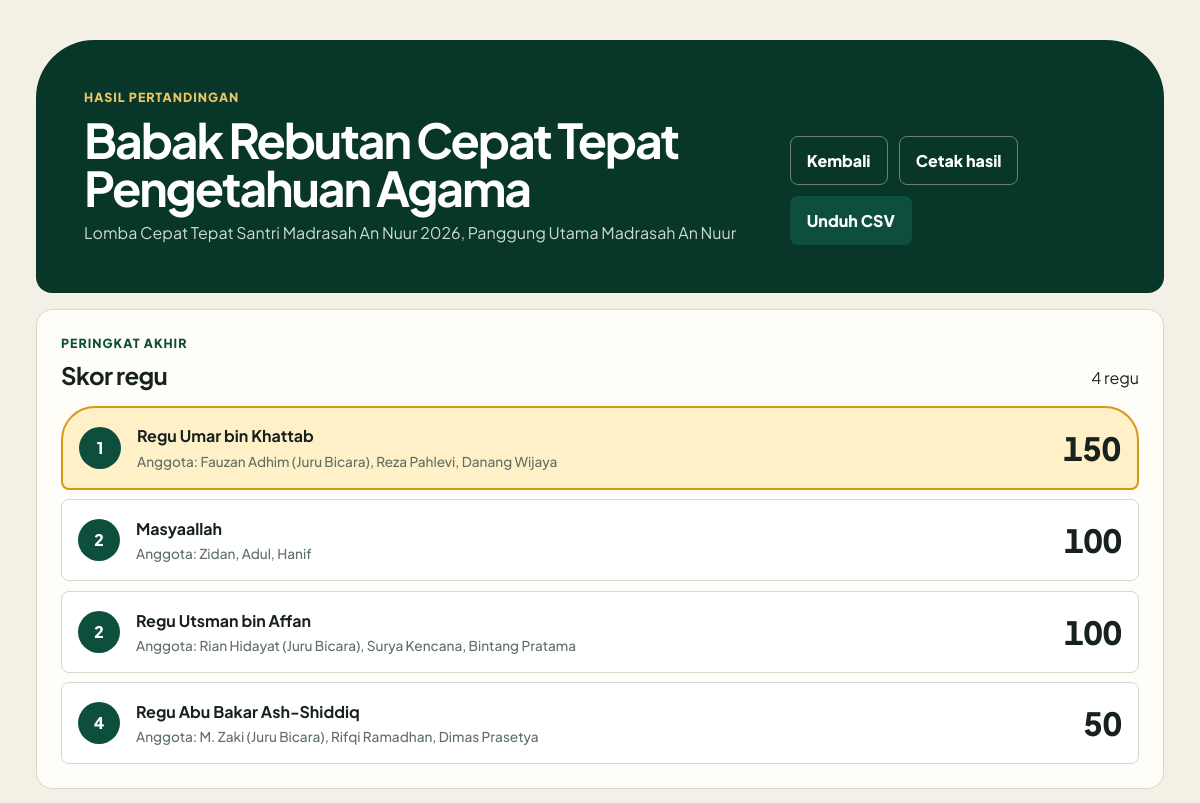
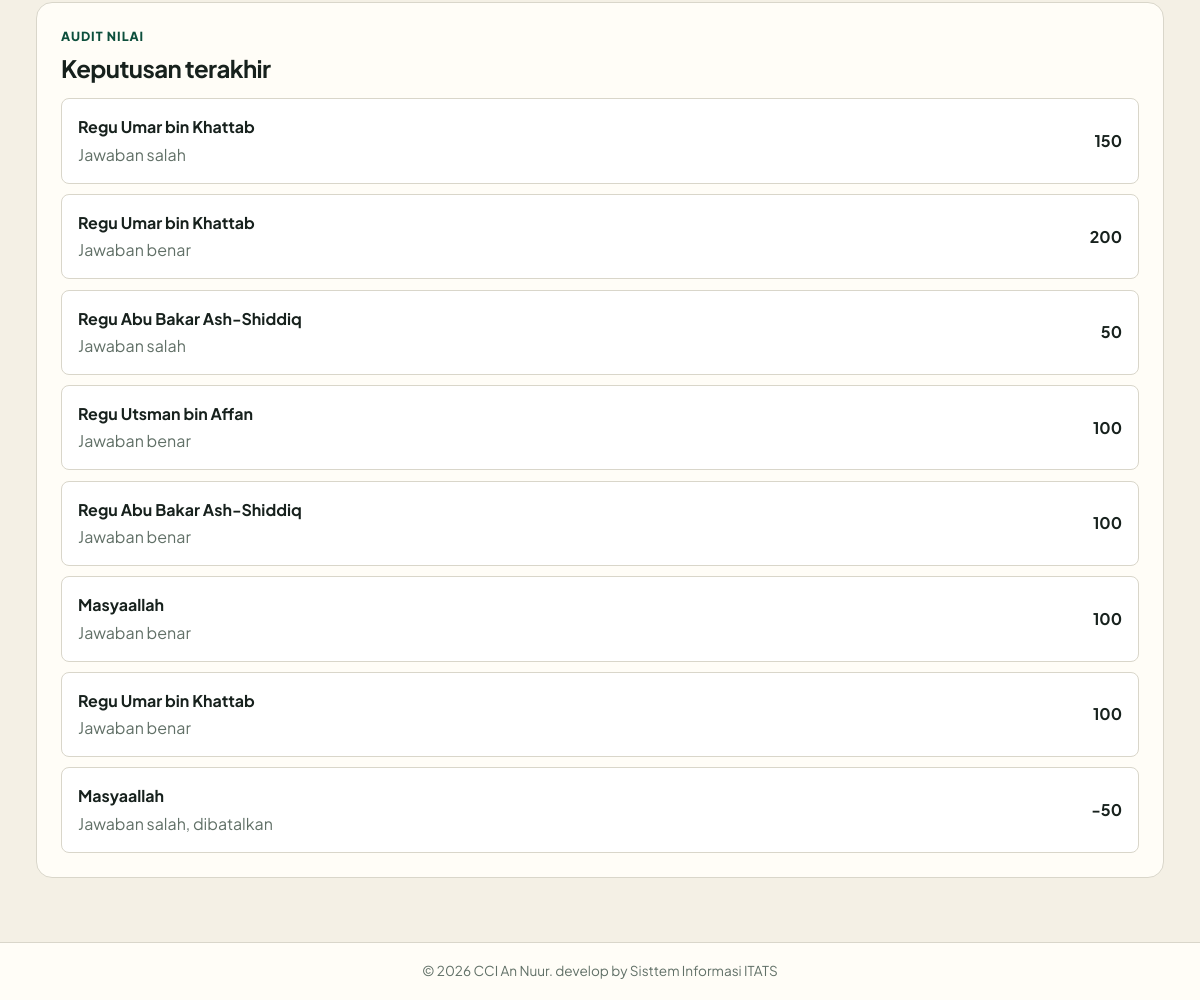
The page /results.php?match_id=8 on the database as committed earlier (2 pictures, top to bottom).
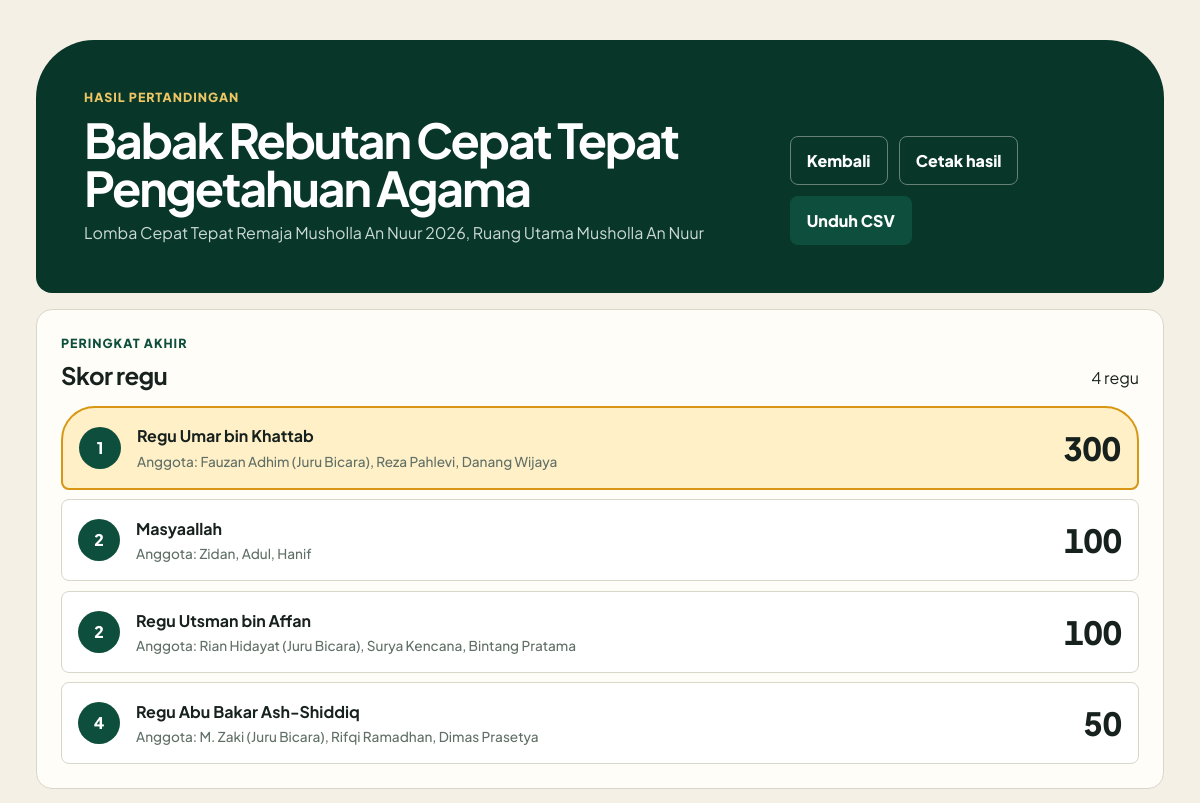
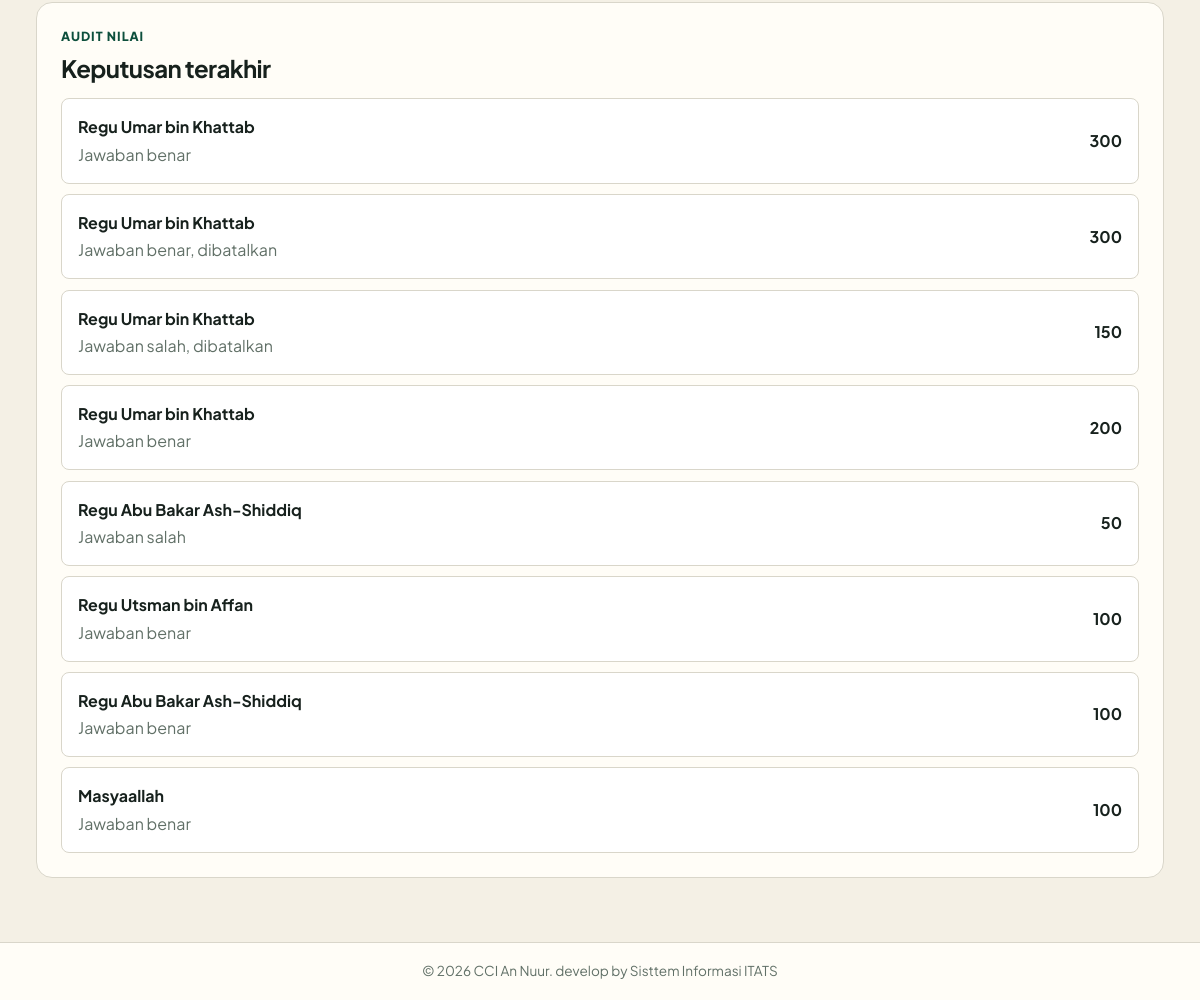
The same page on the database as committed later (2 pictures, top to bottom).
### tables this page shows
CREATE TABLE `matches` (
  `id` bigint(20) unsigned NOT NULL AUTO_INCREMENT,
  `round_id` bigint(20) unsigned NOT NULL,
  `current_question` int(10) unsigned NOT NULL DEFAULT 0,
  `status` varchar(30) NOT NULL DEFAULT 'ready',
  `buzzer_team_id` bigint(20) unsigned DEFAULT NULL,
  `question_opened_at` datetime(6) DEFAULT NULL,
  `buzzed_at` datetime(6) DEFAULT NULL,
  `finished_at` datetime DEFAULT NULL,
  `created_at` timestamp NOT NULL DEFAULT current_timestamp(),
  `updated_at` timestamp NOT NULL DEFAULT current_timestamp() ON UPDATE current_timestamp(),
  PRIMARY KEY (`id`),
  KEY `fk_match_buzzer_team` (`buzzer_team_id`),
  KEY `idx_match_round_status` (`round_id`,`status`),
  CONSTRAINT `fk_match_buzzer_team` FOREIGN KEY (`buzzer_team_id`) REFERENCES `teams` (`id`) ON DELETE SET NULL,
  CONSTRAINT `fk_match_round` FOREIGN KEY (`round_id`) REFERENCES `rounds` (`id`)
);

CREATE TABLE `events` (
  `id` bigint(20) unsigned NOT NULL AUTO_INCREMENT,
  `name` varchar(180) NOT NULL,
  `location` varchar(180) DEFAULT NULL,
  `event_date` date DEFAULT NULL,
  `status` varchar(30) NOT NULL DEFAULT 'draft',
  `created_at` timestamp NOT NULL DEFAULT current_timestamp(),
  `updated_at` timestamp NOT NULL DEFAULT current_timestamp() ON UPDATE current_timestamp(),
  PRIMARY KEY (`id`)
);

CREATE TABLE `match_teams` (
  `match_id` bigint(20) unsigned NOT NULL,
  `team_id` bigint(20) unsigned NOT NULL,
  `score` int(11) NOT NULL DEFAULT 0,
  `display_order` int(10) unsigned NOT NULL DEFAULT 1,
  PRIMARY KEY (`match_id`,`team_id`),
  KEY `fk_match_team_team` (`team_id`),
  CONSTRAINT `fk_match_team_match` FOREIGN KEY (`match_id`) REFERENCES `matches` (`id`) ON DELETE CASCADE,
  CONSTRAINT `fk_match_team_team` FOREIGN KEY (`team_id`) REFERENCES `teams` (`id`)
);

CREATE TABLE `teams` (
  `id` bigint(20) unsigned NOT NULL AUTO_INCREMENT,
  `event_id` bigint(20) unsigned NOT NULL,
  `name` varchar(120) NOT NULL,
  `members` text DEFAULT NULL,
  `access_code` varchar(32) NOT NULL,
  `is_active` tinyint(1) NOT NULL DEFAULT 1,
  `created_at` timestamp NOT NULL DEFAULT current_timestamp(),
  PRIMARY KEY (`id`),
  UNIQUE KEY `uq_team_code_per_event` (`event_id`,`access_code`),
  KEY `idx_team_event` (`event_id`,`is_active`),
  CONSTRAINT `fk_team_event` FOREIGN KEY (`event_id`) REFERENCES `events` (`id`) ON DELETE CASCADE
);

CREATE TABLE `score_events` (
  `id` bigint(20) unsigned NOT NULL AUTO_INCREMENT,
  `match_id` bigint(20) unsigned NOT NULL,
  `team_id` bigint(20) unsigned NOT NULL,
  `operator_id` bigint(20) unsigned NOT NULL,
  `score_before` int(11) NOT NULL,
  `delta` int(11) NOT NULL,
  `score_after` int(11) NOT NULL,
  `reason` varchar(160) NOT NULL,
  `reversed_at` datetime DEFAULT NULL,
  `reversed_by` bigint(20) unsigned DEFAULT NULL,
  `created_at` timestamp NOT NULL DEFAULT current_timestamp(),
  PRIMARY KEY (`id`),
  KEY `fk_score_team` (`team_id`),
  KEY `fk_score_operator` (`operator_id`),
  KEY `fk_score_reversed_by` (`reversed_by`),
  KEY `idx_score_match_time` (`match_id`,`id`),
  CONSTRAINT `fk_score_match` FOREIGN KEY (`match_id`) REFERENCES `matches` (`id`) ON DELETE CASCADE,
  CONSTRAINT `fk_score_operator` FOREIGN KEY (`operator_id`) REFERENCES `users` (`id`),
  CONSTRAINT `fk_score_reversed_by` FOREIGN KEY (`reversed_by`) REFERENCES `users` (`id`) ON DELETE SET NULL,
  CONSTRAINT `fk_score_team` FOREIGN KEY (`team_id`) REFERENCES `teams` (`id`)
);

CREATE TABLE `rounds` (
  `id` bigint(20) unsigned NOT NULL AUTO_INCREMENT,
  `event_id` bigint(20) unsigned NOT NULL,
  `name` varchar(120) NOT NULL,
  `display_order` int(10) unsigned NOT NULL DEFAULT 1,
  `correct_score` int(11) NOT NULL,
  `wrong_score` int(11) NOT NULL DEFAULT 0,
  `answer_seconds` int(10) unsigned NOT NULL,
  `created_at` timestamp NOT NULL DEFAULT current_timestamp(),
  PRIMARY KEY (`id`),
  KEY `idx_round_event` (`event_id`,`display_order`),
  CONSTRAINT `fk_round_event` FOREIGN KEY (`event_id`) REFERENCES `events` (`id`) ON DELETE CASCADE
);

### config/database.php (called while the page is built, shortened)
<?php
function db(): PDO
{
    static $pdo = null;
    if ($pdo instanceof PDO) {
        return $pdo;
    }
    $host = getenv('DB_HOST') ?: '127.0.0.1';
    $port = getenv('DB_PORT') ?: '3306';
    $name = getenv('DB_NAME') ?: 'cerdas_cermat';
    $user = getenv('DB_USER') ?: 'root';
    $pass = getenv('DB_PASS') !== false ? getenv('DB_PASS') : '';
    $dsn = "mysql:host={$host};port={$port};dbname={$name};charset=utf8mb4";
    try {
        $pdo = new PDO($dsn, $user, $pass, [
            PDO::ATTR_ERRMODE => PDO::ERRMODE_EXCEPTION,
            PDO::ATTR_DEFAULT_FETCH_MODE => PDO::FETCH_ASSOC,
            PDO::ATTR_EMULATE_PREPARES => false,
        ]);
    } catch (PDOException $exception) {
        http_response_code(500);
        $isCli = PHP_SAPI === 'cli';
        $message = 'Koneksi database gagal. Periksa konfigurasi MySQL dan impor database/schema.sql.';
        if ($isCli) {
            throw new RuntimeException($message, 0, $exception);
        }
        exit('<!doctype html><html lang="id"><meta charset="utf-8"><title>Database tidak tersedia</title><body style="font-family:system-ui;padding:2rem"><h1>Database tidak tersedia</h1><p>' . $message . '</p></body></html>');
    }
    return $pdo;
}

### includes/functions.php (called while the page is built, shortened)
<?php
require_once __DIR__ . '/../config/database.php';
function e(?string $value): string
{
    return htmlspecialchars($value ?? '', ENT_QUOTES, 'UTF-8');
}
function match_payload(int $matchId): ?array
{
    $statement = db()->prepare(
        'SELECT m.*, r.name AS round_name, r.correct_score, r.wrong_score, r.answer_seconds,
                e.name AS event_name, e.location, e.event_date,
                bt.name AS buzzer_team_name
         FROM matches m
         JOIN rounds r ON r.id = m.round_id
         JOIN events e ON e.id = r.event_id
         LEFT JOIN teams bt ON bt.id = m.buzzer_team_id
         WHERE m.id = ?'
    );
    $statement->execute([$matchId]);
    $match = $statement->fetch();
    $teamsStatement = db()->prepare(
        'SELECT t.id, t.name, t.members, mt.score, mt.display_order
         FROM match_teams mt
         JOIN teams t ON t.id = mt.team_id
         WHERE mt.match_id = ?
         ORDER BY mt.display_order, t.name'
    );
    $teamsStatement->execute([$matchId]);
    $historyStatement = db()->prepare(
        'SELECT se.id, t.name AS team_name, se.delta, se.score_after, se.reason,
                se.created_at, se.reversed_at
         FROM score_events se
         JOIN teams t ON t.id = se.team_id
         WHERE se.match_id = ?
         ORDER BY se.id DESC LIMIT 8'
    );
    $historyStatement->execute([$matchId]);
    return [
        'match' => $match,
        'teams' => $teamsStatement->fetchAll(),
        'history' => $historyStatement->fetchAll(),
    ];
}

### results.php (the view, shortened to what the changed rows need)
<?php
$matchId = filter_input(INPUT_GET, 'match_id', FILTER_VALIDATE_INT);
$payload = $matchId ? match_payload((int) $matchId) : null;
$rankedTeams = $payload['teams'];
usort($rankedTeams, static function (array $a, array $b): int {
    $scoreComparison = (int) $b['score'] <=> (int) $a['score'];
    return $scoreComparison !== 0 ? $scoreComparison : strcmp($a['name'], $b['name']);
});
$rank = 0;
$previousScore = null;
$position = 0;
require __DIR__ . '/includes/header.php';
?>
<header class="result-hero">
    <div>
        <span class="eyebrow">Hasil pertandingan</span>
        <h1><?= e($payload['match']['round_name']) ?></h1>
        <p><?= e($payload['match']['event_name']) ?><?= $payload['match']['location'] ? ', ' . e($payload['match']['location']) : '' ?></p>
    </div>
</header>
<section class="result-board" aria-labelledby="ranking-title">
    <div class="section-heading">
        <div><span class="eyebrow">Peringkat akhir</span><h2 id="ranking-title">Skor regu</h2></div>
    </div>
    <ol class="ranking-list">
        <?php foreach ($rankedTeams as $team): ?>
            <?php
            $position++;
            if ($previousScore === null || (int) $team['score'] !== $previousScore) {
                $rank = $position;
                $previousScore = (int) $team['score'];
            }
            ?>
            <li>
                <span class="rank-number"><?= $rank ?></span>
                <div class="rank-team-info">
                    <strong><?= e($team['name']) ?></strong>
                    <?php if (!empty($team['members'])): ?>
                        <small class="team-members-list">Anggota: <?= e($team['members']) ?></small>
                    <?php endif; ?>
                </div>
                <span class="rank-score"><?= (int) $team['score'] ?></span>
            </li>
        <?php endforeach; ?>
    </ol>
</section>
<section class="result-history" aria-labelledby="result-history-title">
    <div class="section-heading"><div><span class="eyebrow">Audit nilai</span><h2 id="result-history-title">Keputusan terakhir</h2></div></div>
    <?php if (!$payload['history']): ?>
        <div class="empty-state"><p>Tidak ada perubahan nilai pada pertandingan ini.</p></div>
    <?php else: ?>
        <div class="record-list">
            <?php foreach ($payload['history'] as $item): ?>
                <article class="record-row <?= $item['reversed_at'] ? 'is-muted' : '' ?>">
                    <div><h3><?= e($item['team_name']) ?></h3><p><?= e($item['reason']) ?><?= $item['reversed_at'] ? ', dibatalkan' : '' ?></p></div>
                    <strong><?= (int) $item['score_after'] ?></strong>
                </article>
            <?php endforeach; ?>
        </div>
    <?php endif; ?>
</section>
<?php require __DIR__ . '/includes/footer.php'; ?>

Rows that differ between the two databases and show on the page:
no longer on this page (row unchanged): score_events: team.name "Regu Umar bin Khattab", reason "Jawaban benar", score_after "100"
no longer on this page (row unchanged): score_events: team.name "Masyaallah", reason "Jawaban salah", shows ", dibatalkan", score_after "-50"
changed matches "Babak Rebutan Cepat Tepat Pengetahuan Agama": events.name "Lomba Cepat Tepat Santri Madrasah An Nuur 2026" → "Lomba Cepat Tepat Remaja Musholla An Nuur 2026"; events.location "Panggung Utama Madrasah An Nuur" → "Ruang Utama Musholla An Nuur"
changed match_teams "Regu Umar bin Khattab": score "150" → "300"
added score_events: team.name "Regu Umar bin Khattab", reason "Jawaban benar", score_after "300"
added score_events: team.name "Regu Umar bin Khattab", reason "Jawaban benar", shows ", dibatalkan", score_after "300"
changed score_events (number 3 of 8 on the later page): now shows ", dibatalkan"
